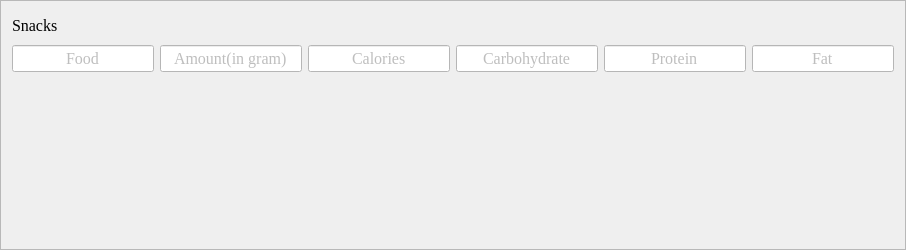
               <widget class="QFrame" name="frame_15">
                <property name="minimumSize">
                 <size>
                  <width>0</width>
                  <height>250</height>
                 </size>
                </property>
                <property name="font">
                 <font>
                  <family>Times New Roman</family>
                  <pointsize>12</pointsize>
                 </font>
                </property>
                <property name="frameShape">
                 <enum>QFrame::StyledPanel</enum>
                </property>
                <property name="frameShadow">
                 <enum>QFrame::Raised</enum>
                </property>
                <layout class="QVBoxLayout" name="verticalLayout_17">
                 <item>
                  <widget class="QLabel" name="label_4">
                   <property name="font">
                    <font>
                     <family>Times New Roman</family>
                     <pointsize>12</pointsize>
                     <italic>false</italic>
                     <bold>false</bold>
                    </font>
                   </property>
                   <property name="text">
                    <string>Snacks</string>
                   </property>
                  </widget>
                 </item>
                 <item>
                  <layout class="QHBoxLayout" name="horizontalLayout_30">
                   <item>
                    <widget class="QLineEdit" name="lineEdit_31">
                     <property name="enabled">
                      <bool>false</bool>
                     </property>
                     <property name="font">
                      <font>
                       <family>Times New Roman</family>
                       <pointsize>12</pointsize>
                      </font>
                     </property>
                     <property name="styleSheet">
                      <string notr="true">background:#ffffff; </string>
                     </property>
                     <property name="text">
                      <string>Food</string>
                     </property>
                     <property name="alignment">
                      <set>Qt::AlignCenter</set>
                     </property>
                    </widget>
                   </item>
                   <item>
                    <widget class="QLineEdit" name="lineEdit_32">
                     <property name="enabled">
                      <bool>false</bool>
                     </property>
                     <property name="font">
                      <font>
                       <family>Times New Roman</family>
                       <pointsize>12</pointsize>
                      </font>
                     </property>
                     <property name="styleSheet">
                      <string notr="true">background:#ffffff; </string>
                     </property>
                     <property name="text">
                      <string>Amount(in gram)</string>
                     </property>
                     <property name="alignment">
                      <set>Qt::AlignCenter</set>
                     </property>
                    </widget>
                   </item>
                   <item>
                    <widget class="QLineEdit" name="lineEdit_33">
                     <property name="enabled">
                      <bool>false</bool>
                     </property>
                     <property name="font">
                      <font>
                       <family>Times New Roman</family>
                       <pointsize>12</pointsize>
                      </font>
                     </property>
                     <property name="styleSheet">
                      <string notr="true">background:#ffffff; </string>
                     </property>
                     <property name="text">
                      <string>Calories</string>
                     </property>
                     <property name="alignment">
                      <set>Qt::AlignCenter</set>
                     </property>
                    </widget>
                   </item>
                   <item>
                    <widget class="QLineEdit" name="lineEdit_34">
                     <property name="enabled">
                      <bool>false</bool>
                     </property>
                     <property name="font">
                      <font>
                       <family>Times New Roman</family>
                       <pointsize>12</pointsize>
                      </font>
                     </property>
                     <property name="styleSheet">
                      <string notr="true">background:#ffffff; </string>
                     </property>
                     <property name="text">
                      <string>Carbohydrate</string>
                     </property>
                     <property name="alignment">
                      <set>Qt::AlignCenter</set>
                     </property>
                    </widget>
                   </item>
                   <item>
                    <widget class="QLineEdit" name="lineEdit_35">
                     <property name="enabled">
                      <bool>false</bool>
                     </property>
                     <property name="font">
                      <font>
                       <family>Times New Roman</family>
                       <pointsize>12</pointsize>
                      </font>
                     </property>
                     <property name="styleSheet">
                      <string notr="true">background:#ffffff; </string>
                     </property>
                     <property name="text">
                      <string>Protein</string>
                     </property>
                     <property name="alignment">
                      <set>Qt::AlignCenter</set>
                     </property>
                    </widget>
                   </item>
                   <item>
                    <widget class="QLineEdit" name="lineEdit_36">
                     <property name="enabled">
                      <bool>false</bool>
                     </property>
                     <property name="font">
                      <font>
                       <family>Times New Roman</family>
                       <pointsize>12</pointsize>
                      </font>
                     </property>
                     <property name="styleSheet">
                      <string notr="true">background:#ffffff; </string>
                     </property>
                     <property name="text">
                      <string>Fat</string>
                     </property>
                     <property name="alignment">
                      <set>Qt::AlignCenter</set>
                     </property>
                    </widget>
                   </item>
                  </layout>
                 </item>
                 <item>
                  <layout class="QHBoxLayout" name="horizontalLayout_32">
                   <item>
                    <widget class="QLabel" name="food1_6">
                     <property name="font">
                      <font>
                       <family>Times New Roman</family>
                       <pointsize>12</pointsize>
                       <italic>false</italic>
                       <bold>false</bold>
                      </font>
                     </property>
                     <property name="text">
                      <string/>
                     </property>
                     <property name="alignment">
                      <set>Qt::AlignCenter</set>
                     </property>
                    </widget>
                   </item>
                   <item>
                    <widget class="QLabel" name="food1amt_6">
                     <property name="font">
                      <font>
                       <family>Times New Roman</family>
                       <pointsize>12</pointsize>
                       <italic>false</italic>
                       <bold>false</bold>
                      </font>
                     </property>
                     <property name="text">
                      <string/>
                     </property>
                     <property name="alignment">
                      <set>Qt::AlignCenter</set>
                     </property>
                    </widget>
                   </item>
                   <item>
                    <widget class="QLabel" name="food1cal_6">
                     <property name="font">
                      <font>
                       <family>Times New Roman</family>
                       <pointsize>12</pointsize>
                       <italic>false</italic>
                       <bold>false</bold>
                      </font>
                     </property>
                     <property name="text">
                      <string/>
                     </property>
                     <property name="alignment">
                      <set>Qt::AlignCenter</set>
                     </property>
                    </widget>
                   </item>
                   <item>
                    <widget class="QLabel" name="food1carb_6">
                     <property name="font">
                      <font>
                       <family>Times New Roman</family>
                       <pointsize>12</pointsize>
                       <italic>false</italic>
                       <bold>false</bold>
                      </font>
                     </property>
                     <property name="text">
                      <string/>
                     </property>
                     <property name="alignment">
                      <set>Qt::AlignCenter</set>
                     </property>
                    </widget>
                   </item>
                   <item>
                    <widget class="QLabel" name="food1pro_6">
                     <property name="font">
                      <font>
                       <family>Times New Roman</family>
                       <pointsize>12</pointsize>
                       <italic>false</italic>
                       <bold>false</bold>
                      </font>
                     </property>
                     <property name="text">
                      <string/>
                     </property>
                     <property name="alignment">
                      <set>Qt::AlignCenter</set>
                     </property>
                    </widget>
                   </item>
                   <item>
                    <widget class="QLabel" name="food1fat_6">
                     <property name="font">
                      <font>
                       <family>Times New Roman</family>
                       <pointsize>12</pointsize>
                       <italic>false</italic>
                       <bold>false</bold>
                      </font>
                     </property>
                     <property name="text">
                      <string/>
                     </property>
                     <property name="alignment">
                      <set>Qt::AlignCenter</set>
                     </property>
                    </widget>
                   </item>
                  </layout>
                 </item>
                 <item>
                  <layout class="QHBoxLayout" name="horizontalLayout_29">
                   <item>
                    <widget class="QLabel" name="food2_6">
                     <property name="font">
                      <font>
                       <family>Times New Roman</family>
                       <pointsize>12</pointsize>
                       <italic>false</italic>
                       <bold>false</bold>
                      </font>
                     </property>
                     <property name="text">
                      <string/>
                     </property>
                     <property name="alignment">
                      <set>Qt::AlignCenter</set>
                     </property>
                    </widget>
                   </item>
                   <item>
                    <widget class="QLabel" name="food2amt_6">
                     <property name="font">
                      <font>
                       <family>Times New Roman</family>
                       <pointsize>12</pointsize>
                       <italic>false</italic>
                       <bold>false</bold>
                      </font>
                     </property>
                     <property name="text">
                      <string/>
                     </property>
                     <property name="alignment">
                      <set>Qt::AlignCenter</set>
                     </property>
                    </widget>
                   </item>
                   <item>
                    <widget class="QLabel" name="food2cal_6">
                     <property name="font">
                      <font>
                       <family>Times New Roman</family>
                       <pointsize>12</pointsize>
                       <italic>false</italic>
                       <bold>false</bold>
                      </font>
                     </property>
                     <property name="text">
                      <string/>
                     </property>
                     <property name="alignment">
                      <set>Qt::AlignCenter</set>
                     </property>
                    </widget>
                   </item>
                   <item>
                    <widget class="QLabel" name="food2carb_6">
                     <property name="font">
                      <font>
                       <family>Times New Roman</family>
                       <pointsize>12</pointsize>
                       <italic>false</italic>
                       <bold>false</bold>
                      </font>
                     </property>
                     <property name="text">
                      <string/>
                     </property>
                     <property name="alignment">
                      <set>Qt::AlignCenter</set>
                     </property>
                    </widget>
                   </item>
                   <item>
                    <widget class="QLabel" name="food2pro_6">
                     <property name="font">
                      <font>
                       <family>Times New Roman</family>
                       <pointsize>12</pointsize>
                       <italic>false</italic>
                       <bold>false</bold>
                      </font>
                     </property>
                     <property name="text">
                      <string/>
                     </property>
                     <property name="alignment">
                      <set>Qt::AlignCenter</set>
                     </property>
                    </widget>
                   </item>
                   <item>
                    <widget class="QLabel" name="food2fat_6">
                     <property name="font">
                      <font>
                       <family>Times New Roman</family>
                       <pointsize>12</pointsize>
                       <italic>false</italic>
                       <bold>false</bold>
                      </font>
                     </property>
                     <property name="text">
                      <string/>
                     </property>
                     <property name="alignment">
                      <set>Qt::AlignCenter</set>
                     </property>
                    </widget>
                   </item>
                  </layout>
                 </item>
                 <item>
                  <layout class="QHBoxLayout" name="horizontalLayout_33">
                   <item>
                    <widget class="QLabel" name="food3_6">
                     <property name="font">
                      <font>
                       <family>Times New Roman</family>
                       <pointsize>12</pointsize>
                       <italic>false</italic>
                       <bold>false</bold>
                      </font>
                     </property>
                     <property name="text">
                      <string/>
                     </property>
                     <property name="alignment">
                      <set>Qt::AlignCenter</set>
                     </property>
                    </widget>
                   </item>
                   <item>
                    <widget class="QLabel" name="food3amt_6">
                     <property name="font">
                      <font>
                       <family>Times New Roman</family>
                       <pointsize>12</pointsize>
                       <italic>false</italic>
                       <bold>false</bold>
                      </font>
                     </property>
                     <property name="text">
                      <string/>
                     </property>
                     <property name="alignment">
                      <set>Qt::AlignCenter</set>
                     </property>
                    </widget>
                   </item>
                   <item>
                    <widget class="QLabel" name="food3cal_6">
                     <property name="font">
                      <font>
                       <family>Times New Roman</family>
                       <pointsize>12</pointsize>
                       <italic>false</italic>
                       <bold>false</bold>
                      </font>
                     </property>
                     <property name="text">
                      <string/>
                     </property>
                     <property name="alignment">
                      <set>Qt::AlignCenter</set>
                     </property>
                    </widget>
                   </item>
                   <item>
                    <widget class="QLabel" name="food3carb_6">
                     <property name="font">
                      <font>
                       <family>Times New Roman</family>
                       <pointsize>12</pointsize>
                       <italic>false</italic>
                       <bold>false</bold>
                      </font>
                     </property>
                     <property name="text">
                      <string/>
                     </property>
                     <property name="alignment">
                      <set>Qt::AlignCenter</set>
                     </property>
                    </widget>
                   </item>
                   <item>
                    <widget class="QLabel" name="food3pro_6">
                     <property name="font">
                      <font>
                       <family>Times New Roman</family>
                       <pointsize>12</pointsize>
                       <italic>false</italic>
                       <bold>false</bold>
                      </font>
                     </property>
                     <property name="text">
                      <string/>
                     </property>
                     <property name="alignment">
                      <set>Qt::AlignCenter</set>
                     </property>
                    </widget>
                   </item>
                   <item>
                    <widget class="QLabel" name="food3fat_6">
                     <property name="font">
                      <font>
                       <family>Times New Roman</family>
                       <pointsize>12</pointsize>
                       <italic>false</italic>
                       <bold>false</bold>
                      </font>
                     </property>
                     <property name="text">
                      <string/>
                     </property>
                     <property name="alignment">
                      <set>Qt::AlignCenter</set>
                     </property>
                    </widget>
                   </item>
                  </layout>
                 </item>
                 <item>
                  <layout class="QHBoxLayout" name="horizontalLayout_31">
                   <item>
                    <widget class="QLabel" name="food4_6">
                     <property name="font">
                      <font>
                       <family>Times New Roman</family>
                       <pointsize>12</pointsize>
                       <italic>false</italic>
                       <bold>false</bold>
                      </font>
                     </property>
                     <property name="text">
                      <string/>
                     </property>
                     <property name="alignment">
                      <set>Qt::AlignCenter</set>
                     </property>
                    </widget>
                   </item>
                   <item>
                    <widget class="QLabel" name="food4amt_6">
                     <property name="font">
                      <font>
                       <family>Times New Roman</family>
                       <pointsize>12</pointsize>
                       <italic>false</italic>
                       <bold>false</bold>
                      </font>
                     </property>
                     <property name="text">
                      <string/>
                     </property>
                     <property name="alignment">
                      <set>Qt::AlignCenter</set>
                     </property>
                    </widget>
                   </item>
                   <item>
                    <widget class="QLabel" name="food4cal_6">
                     <property name="font">
                      <font>
                       <family>Times New Roman</family>
                       <pointsize>12</pointsize>
                       <italic>false</italic>
                       <bold>false</bold>
                      </font>
                     </property>
                     <property name="text">
                      <string/>
                     </property>
                     <property name="alignment">
                      <set>Qt::AlignCenter</set>
                     </property>
                    </widget>
                   </item>
                   <item>
                    <widget class="QLabel" name="food4carb_6">
                     <property name="font">
                      <font>
                       <family>Times New Roman</family>
                       <pointsize>12</pointsize>
                       <italic>false</italic>
                       <bold>false</bold>
                      </font>
                     </property>
                     <property name="text">
                      <string/>
                     </property>
                     <property name="alignment">
                      <set>Qt::AlignCenter</set>
                     </property>
                    </widget>
                   </item>
                   <item>
                    <widget class="QLabel" name="food4pro_6">
                     <property name="font">
                      <font>
                       <family>Times New Roman</family>
                       <pointsize>12</pointsize>
                       <italic>false</italic>
                       <bold>false</bold>
                      </font>
                     </property>
                     <property name="text">
                      <string/>
                     </property>
                     <property name="alignment">
                      <set>Qt::AlignCenter</set>
                     </property>
                    </widget>
                   </item>
                   <item>
                    <widget class="QLabel" name="food4fat_6">
                     <property name="font">
                      <font>
                       <family>Times New Roman</family>
                       <pointsize>12</pointsize>
                       <italic>false</italic>
                       <bold>false</bold>
                      </font>
                     </property>
                     <property name="text">
                      <string/>
                     </property>
                     <property name="alignment">
                      <set>Qt::AlignCenter</set>
                     </property>
                    </widget>
                   </item>
                  </layout>
                 </item>
                 <item>
                  <layout class="QHBoxLayout" name="horizontalLayout_28">
                   <item>
                    <widget class="QLabel" name="food5_6">
                     <property name="font">
                      <font>
                       <family>Times New Roman</family>
                       <pointsize>12</pointsize>
                       <italic>false</italic>
                       <bold>false</bold>
                      </font>
                     </property>
                     <property name="text">
                      <string/>
                     </property>
                     <property name="alignment">
                      <set>Qt::AlignCenter</set>
                     </property>
                    </widget>
                   </item>
                   <item>
                    <widget class="QLabel" name="food5amt_6">
                     <property name="font">
                      <font>
                       <family>Times New Roman</family>
                       <pointsize>12</pointsize>
                       <italic>false</italic>
                       <bold>false</bold>
                      </font>
                     </property>
                     <property name="text">
                      <string/>
                     </property>
                     <property name="alignment">
                      <set>Qt::AlignCenter</set>
                     </property>
                    </widget>
                   </item>
                   <item>
                    <widget class="QLabel" name="food5cal_6">
                     <property name="font">
                      <font>
                       <family>Times New Roman</family>
                       <pointsize>12</pointsize>
                       <italic>false</italic>
                       <bold>false</bold>
                      </font>
                     </property>
                     <property name="text">
                      <string/>
                     </property>
                     <property name="alignment">
                      <set>Qt::AlignCenter</set>
                     </property>
                    </widget>
                   </item>
                   <item>
                    <widget class="QLabel" name="food5carb_6">
                     <property name="font">
                      <font>
                       <family>Times New Roman</family>
                       <pointsize>12</pointsize>
                       <italic>false</italic>
                       <bold>false</bold>
                      </font>
                     </property>
                     <property name="text">
                      <string/>
                     </property>
                     <property name="alignment">
                      <set>Qt::AlignCenter</set>
                     </property>
                    </widget>
                   </item>
                   <item>
                    <widget class="QLabel" name="food5pro_6">
                     <property name="font">
                      <font>
                       <family>Times New Roman</family>
                       <pointsize>12</pointsize>
                       <italic>false</italic>
                       <bold>false</bold>
                      </font>
                     </property>
                     <property name="text">
                      <string/>
                     </property>
                     <property name="alignment">
                      <set>Qt::AlignCenter</set>
                     </property>
                    </widget>
                   </item>
                   <item>
                    <widget class="QLabel" name="food5fat_6">
                     <property name="font">
                      <font>
                       <family>Times New Roman</family>
                       <pointsize>12</pointsize>
                       <italic>false</italic>
                       <bold>false</bold>
                      </font>
                     </property>
                     <property name="text">
                      <string/>
                     </property>
                     <property name="alignment">
                      <set>Qt::AlignCenter</set>
                     </property>
                    </widget>
                   </item>
                  </layout>
                 </item>
                </layout>
               </widget>
